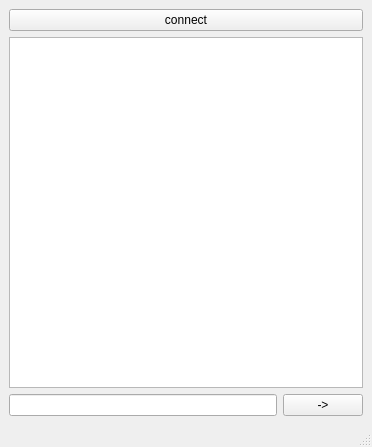
<?xml version="1.0" encoding="UTF-8"?>
<ui version="4.0">
 <class>MainWindow</class>
 <widget class="QMainWindow" name="MainWindow">
  <property name="geometry">
   <rect>
    <x>0</x>
    <y>0</y>
    <width>372</width>
    <height>447</height>
   </rect>
  </property>
  <property name="windowTitle">
   <string>MainWindow</string>
  </property>
  <widget class="QWidget" name="centralwidget">
   <layout class="QGridLayout" name="gridLayout">
    <item row="0" column="0" colspan="2">
     <widget class="QPushButton" name="pushButton">
      <property name="text">
       <string>connect</string>
      </property>
     </widget>
    </item>
    <item row="1" column="0" colspan="2">
     <widget class="QTextBrowser" name="textBrowser"/>
    </item>
    <item row="2" column="0">
     <widget class="QLineEdit" name="lineEdit"/>
    </item>
    <item row="2" column="1">
     <widget class="QPushButton" name="pushButton_2">
      <property name="text">
       <string>-&gt;</string>
      </property>
     </widget>
    </item>
   </layout>
  </widget>
  <widget class="QMenuBar" name="menubar">
   <property name="geometry">
    <rect>
     <x>0</x>
     <y>0</y>
     <width>372</width>
     <height>22</height>
    </rect>
   </property>
  </widget>
  <widget class="QStatusBar" name="statusbar"/>
 </widget>
 <resources/>
 <connections/>
</ui>
